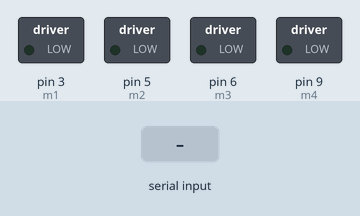
Simulated run of this sketch. Board: Arduino Uno, built with avr-gcc and run on an emulated ATmega328P. Parts: switched loads named in the sketch (green lamp = pin HIGH). The test bench sets the inputs (shaded band).

Above: at 1.2 s.
1.3 s: "F" received over Serial
At 2.0 s:
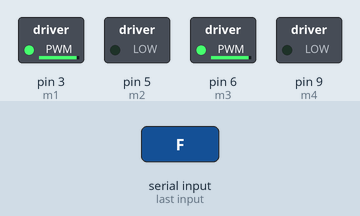
2.8 s: "B" received over Serial
At 3.1 s:
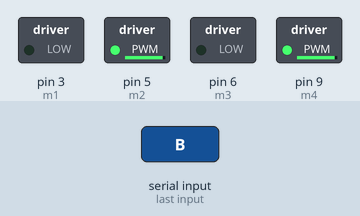
4.3 s: "R" received over Serial
At 5.5 s:
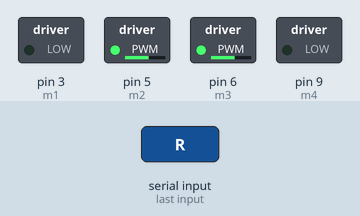
5.8 s: "L" received over Serial
At 6.6 s:
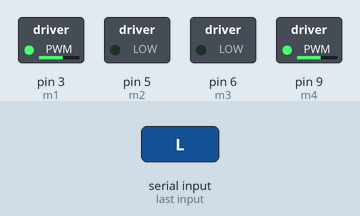
Timing chart, 0 to 8.3 s (numbered marks = the images above; inputs shaded):
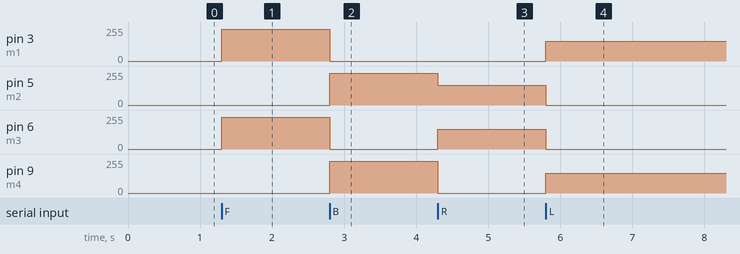

Measured:
- after the input at 1.3 s, pin 3 (m1), pin 6 (m3): 0/255 → 240/255 at once
- after the input at 2.8 s, pin 3 (m1), pin 6 (m3): 240/255 → 0/255 at once; pin 5 (m2), pin 9 (m4): 0/255 → 240/255 at once
- after the input at 4.3 s, pin 5 (m2): 240/255 → 150/255 at once; pin 6 (m3): 0/255 → 150/255 at once; pin 9 (m4): 240/255 → 0/255 at once
- after the input at 5.8 s, pin 3 (m1), pin 9 (m4): 0/255 → 150/255 at once; pin 5 (m2), pin 6 (m3): 150/255 → 0/255 at once

The sketch:

My_Bluetooth_Car_Code.ino
```cpp
// initiaizing pins connected to logic pins
// i.e (In1,In2,In3,In4) of motor driver
#define m1 3
#define m2 5
#define m3 6
#define m4 9

// initializing moving speed and turning speed of the car
// you can adjust according to your desired speed
int speed = 240;
int turn =  150;

// variable for storing signals from bluetooth module
char command;

void setup() {
  // put your setup code here, to run once:

    // setting pins of the motor driver to output
    pinMode(m1, OUTPUT);
    pinMode(m2, OUTPUT);
    pinMode(m3, OUTPUT);
    pinMode(m4, OUTPUT);

    Serial.begin(9600);
}

void loop() {
  // put your main code here, to run repeatedly:

  // first we will check that our arduino is receiving any signal
  if (Serial.available() > 0)
    {
      // we will store the signals coming from bluetooth module
      command = Serial.read() ;
      initialize_motor();


    switch (command)
    {
      case 'F' :

      forward();
      break;

      case 'B' :

      reverse();
      break;

      case 'R' :

      right();
      break;

      case 'L' :

      left();
      break;
    }
  }
}

// reseting the speed and turn values
void initialize_motor()
{
  analogWrite(m1, 0);
  analogWrite(m2, 0);
  analogWrite(m3, 0);
  analogWrite(m4, 0);
}

// initiaizing function for forward movement
void forward()
{
  analogWrite(m1, speed);
  analogWrite(m3, speed);
}

// // initiaizing function for reverse movement
void reverse()
{
  analogWrite(m2, speed);
  analogWrite(m4, speed);
}

// initiaizing function for right turn
void right()
{
  analogWrite(m2, turn);
  analogWrite(m3, turn);
}

// initiaizing function for left turn
void left()
{
  analogWrite(m1, turn);
  analogWrite(m4, turn);
}
```
